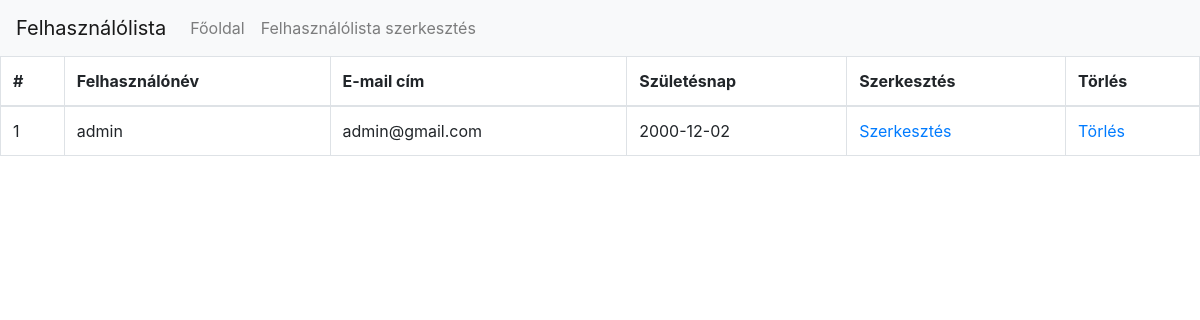
/konyvtar/update/listUser.php (signed in), run on the app's committed database.
### tables this page shows
CREATE TABLE `users` (
  `id` int(11) NOT NULL,
  `username` varchar(255) NOT NULL,
  `password` varchar(255) NOT NULL,
  `email` varchar(255) NOT NULL,
  `birthday` date NOT NULL
);

### konyvtar/db.php (called while the page is built, shortened)
<?php
class db{
	private static $host = "localhost:3306";
	private static $username = "root";
	private static $password = "";
	private static $database = "konyvtar";
	private static $coding = "utf8";
	private static $instance = null;
	private $connection = "";
	public function __construct(){
		$this->connection = mysqli_connect(self::$host,self::$username,self::$password);
		if(mysqli_connect_errno($this->connection)){
			die("Could not connect mysqli database");
		}else{
			mysqli_select_db($this->connection,self::$database);
			mysqli_set_charset($this->connection,self::$coding);
		}
	}
	public static function get(){
		if(is_null(self::$instance)){
			self::$instance = new db();
		}
		return self::$instance;
	}
	public function query($queryString){
		$result = mysqli_query($this->connection,$queryString);
		return $result;
	}
	public function getArray($queryString){
		$result = $this->query($queryString);
		$rows = array();
		while($row = mysqli_fetch_assoc($result)){
			$rows[] = $row;
		}
		return $rows;
	}
}
?>

### konyvtar/update/listUser.php (the view, shortened to what this page needs)
<?php
	require_once "../db.php";
?>
<!DOCTYPE html>
<html>
<head>
	<?php require_once("../head.php"); ?>
</head>
<body class="bg">
	<nav class="navbar navbar-expand-lg navbar-light bg-light">
		<a class="navbar-brand" href="#">Felhasználólista</a>
		<div class="collapse navbar-collapse" id="navbarNav">
			<ul class="navbar-nav">
			<?php if($_SESSION["username"] == "admin"): ?>
				<li class="nav-item">
					<a class="nav-link" href="../list.php">Főoldal</a>
				</li>
				<li class="nav-item">
					<a class="nav-link" href="listUser.php">Felhasználólista szerkesztés</a>
				</li>
			<?php endif; ?>
			</ul>
		</div>
	</nav>
	<?php
		$selectString = "SELECT * FROM users";
		$db = db::get();
		$allusers = $db->getArray($selectString);
	?>
<!DOCTYPE html>
<html>
	<head>
	</head>
	<body>
		<?php if(count($allusers) == 0):?>
			Jelenleg nincs egy kategória sem!
		<?php else:?>
			<table class="table table-bordered">
				<thead>
					<tr>
						<th>#</th>
						<th>Felhasználónév</th>
						<th>E-mail cím</th>
						<th>Születésnap</th>
						<th>Szerkesztés</th>
						<th>Törlés</th>
					</tr>
				</thead>
				<tbody>
			<?php foreach($allusers as $users):?>
				<tr>
					<td><?php echo $users["id"]; ?></td>
					<td><?php echo $users["username"]; ?></td>
					<td><?php echo $users["email"]; ?></td>
					<td><?php echo $users["birthday"]; ?></td>
					<td><a href="updateUser.php?usersid=<?php echo $users["id"];?>">Szerkesztés</a></td>
					<td><a href="deleteUser.php?usersid=<?php echo $users["id"];?> ">Törlés</a></td>
				</tr>
			<?php endforeach;?>
		<?php endif;?>
	</body>
</html>

### konyvtar/update/listUser.php (style rules this page uses)
.bg { background-image: url("http://www.budaorsiinfo.hu/wp-content/uploads/2013/12/konyv_illusztr.jpg"); background-size: cover; background-repeat: none; }

### data on the page
users: id "1", username "admin", email "admin@gmail.com", birthday "2000-12-02"
